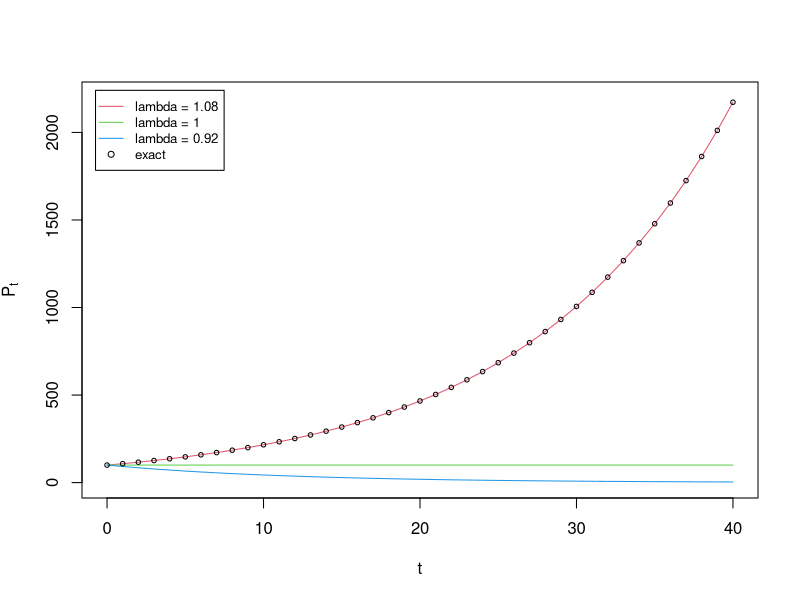
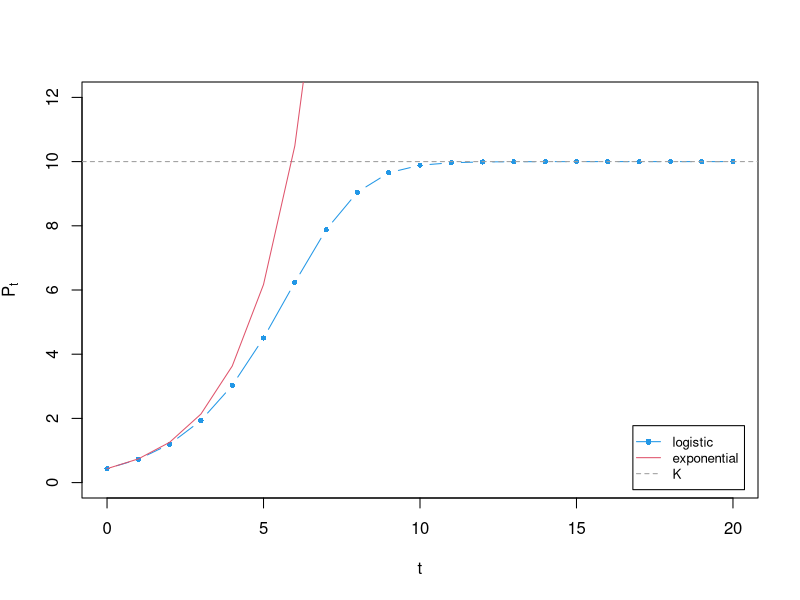
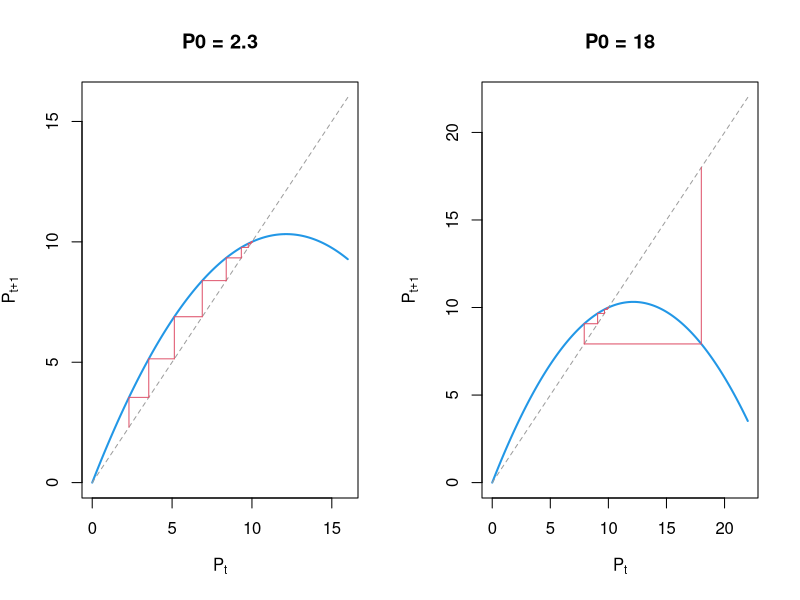
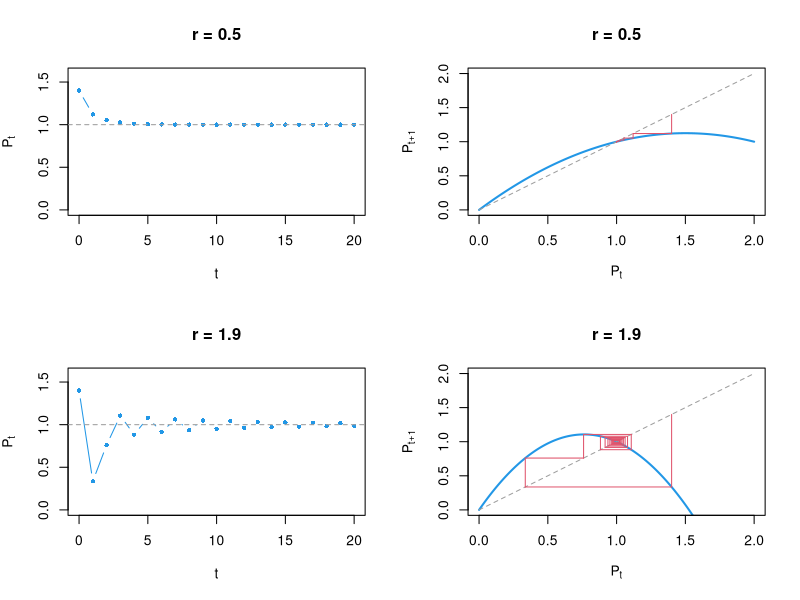
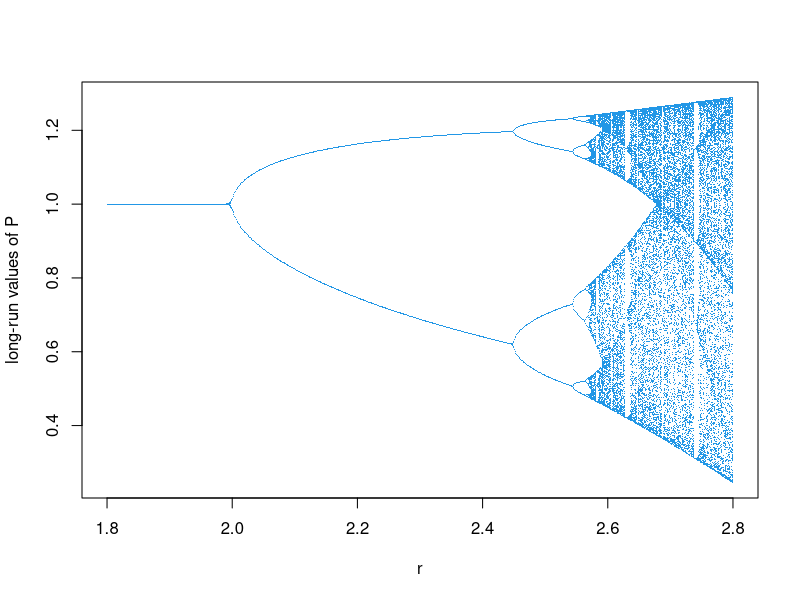
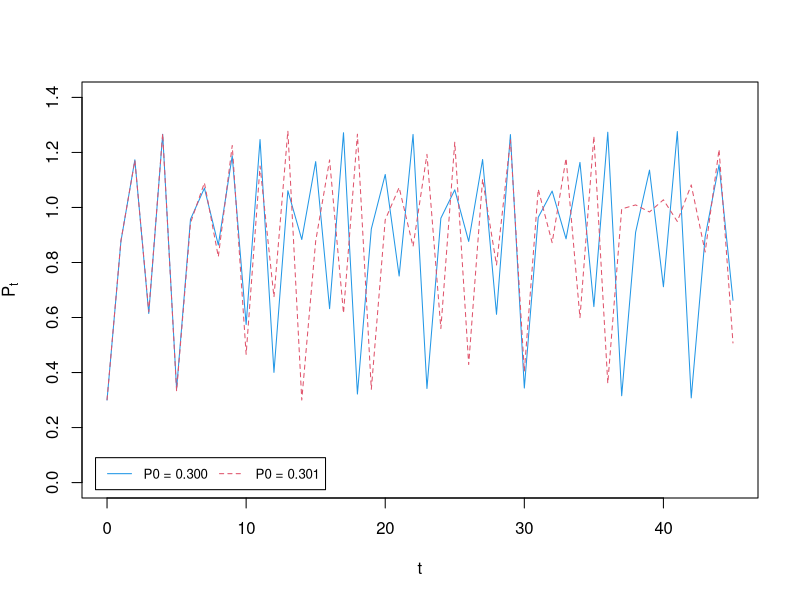

The R script that drew these images, in order:
## ---- chunk 1
# iterate an arbitrary map F for n steps, returning P[0..n]
iterate_map <- function(F, P0, n, ...) {
  P <- numeric(n + 1); P[1] <- P0
  for (i in 1:n) P[i + 1] <- F(P[i], ...)
  P
}

linear_map <- function(P, lambda) lambda * P     # Equation (3)

t <- 0:40
P_grow  <- iterate_map(linear_map, 100, 40, lambda = 1.08)
P_flat  <- iterate_map(linear_map, 100, 40, lambda = 1.00)
P_decay <- iterate_map(linear_map, 100, 40, lambda = 0.92)

plot(t, P_grow, type = "l", col = 2, ylim = c(0, 2200),
     xlab = "t", ylab = expression(P[t]))
lines(t, P_flat,  col = 3)
lines(t, P_decay, col = 4)
points(t, 100 * 1.08^t, pch = 1, cex = 0.6)   # exact solution
legend("topleft", inset = 0.02, cex = 0.8,
       legend = c("lambda = 1.08", "lambda = 1", "lambda = 0.92", "exact"),
       col = c(2, 3, 4, 1), lty = c(1, 1, 1, NA), pch = c(NA, NA, NA, 1))
## ---- chunk 2
max(abs(P_grow - 100 * 1.08^t))    # iteration matches the analytical solution
## ---- chunk 3
logistic_map <- function(P, r, K) P * (1 + r * (1 - P / K))   # Equation (4)

r <- 0.7; K <- 10; P0 <- 0.4346
t <- 0:20
P_log <- iterate_map(logistic_map, P0, 20, r = r, K = K)

plot(t, P_log, type = "b", col = 4, pch = 16, cex = 0.7, ylim = c(0, 12),
     xlab = "t", ylab = expression(P[t]))
abline(h = K, col = 8, lty = 2)                   # carrying capacity
lines(t, P0 * (1 + r)^t, col = 2)                 # exponential growth, lambda = 1 + r
legend("bottomright", inset = 0.02, cex = 0.8,
       legend = c("logistic", "exponential", "K"),
       col = c(4, 2, 8), lty = c(1, 1, 2), pch = c(16, NA, NA))
## ---- chunk 4
# draw a cobweb diagram for the map F starting from P0
cobweb <- function(F, P0, n, xmax, ..., main = "") {
  x <- seq(0, xmax, length.out = 400)
  plot(x, F(x, ...), type = "l", col = 4, lwd = 2, xlim = c(0, xmax),
       ylim = c(0, xmax), xlab = expression(P[t]), ylab = expression(P[t+1]),
       main = main)
  lines(x, x, col = 8, lty = 2)               # the diagonal
  P <- P0
  for (i in 1:n) {
    Pn <- F(P, ...)
    segments(P, P,  P,  Pn, col = 2)          # vertical, to the curve
    segments(P, Pn, Pn, Pn, col = 2)          # horizontal, to the diagonal
    P <- Pn
  }
}
## ---- chunk 5
#| rmar: false
#| fig-width: 10
#| fig-height: 5
par(mfrow = c(1, 2))
cobweb(logistic_map, 2.3, 12, 16, r = 0.7, K = 10, main = "P0 = 2.3")
cobweb(logistic_map, 18,  12, 22, r = 0.7, K = 10, main = "P0 = 18")
par(mfrow = c(1, 1))
## ---- chunk 6
# the linearization of the logistic map, and its value at each fixed point
dlogistic <- function(P, r, K) 1 + r - 2 * r * P / K

for (r_i in c(0.5, 1.9, 2.4)) {
  cat("r =", r_i,
      " F'(0) =",  dlogistic(0, r_i, 1),
      " F'(K) =",  dlogistic(1, r_i, 1),
      " -> K is", ifelse(abs(dlogistic(1, r_i, 1)) < 1, "stable", "unstable"), "\n")
}
## ---- chunk 7
#| rmar: false
#| fig-width: 10
#| fig-height: 8
# same P0, two values of r: monotone approach versus damped oscillation
par(mfrow = c(2, 2))
for (r_i in c(0.5, 1.9)) {
  P <- iterate_map(logistic_map, 1.4, 20, r = r_i, K = 1)
  plot(0:20, P, type = "b", col = 4, pch = 16, cex = 0.7, ylim = c(0, 1.6),
       xlab = "t", ylab = expression(P[t]), main = paste("r =", r_i))
  abline(h = 1, col = 8, lty = 2)
  cobweb(logistic_map, 1.4, 20, 2, r = r_i, K = 1,
         main = paste("r =", r_i))
}
par(mfrow = c(1, 1))
## ---- chunk 8
#| fig-width: 8
#| fig-height: 5
# for each r: iterate past the transient, then keep the remaining values
bifurcation <- function(r_all, P0 = 0.35, n_trans = 500, n_keep = 150) {
  out_r <- numeric(0); out_P <- numeric(0)
  for (r_i in r_all) {
    P <- P0
    for (i in 1:n_trans) P <- logistic_map(P, r_i, 1)
    keep <- numeric(n_keep)
    for (i in 1:n_keep) { P <- logistic_map(P, r_i, 1); keep[i] <- P }
    out_r <- c(out_r, rep(r_i, n_keep)); out_P <- c(out_P, keep)
  }
  cbind(out_r, out_P)
}

bif <- bifurcation(seq(1.8, 2.8, length.out = 800))
plot(bif[, 1], bif[, 2], pch = ".", col = 4,
     xlab = "r", ylab = "long-run values of P")
## ---- chunk 9
#| fig-width: 8
#| fig-height: 5
# sensitivity to initial conditions in the chaotic regime
Pa <- iterate_map(logistic_map, 0.300, 45, r = 2.75, K = 1)
Pb <- iterate_map(logistic_map, 0.301, 45, r = 2.75, K = 1)

plot(0:45, Pa, type = "l", col = 4, ylim = c(0, 1.4),
     xlab = "t", ylab = expression(P[t]))
lines(0:45, Pb, col = 2, lty = 2)
legend("bottomleft", inset = 0.02, cex = 0.8, horiz = TRUE,
       legend = c("P0 = 0.300", "P0 = 0.301"), col = c(4, 2), lty = c(1, 2))
